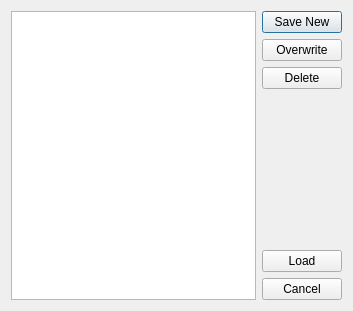
<?xml version="1.0" encoding="UTF-8"?>
<ui version="4.0">
 <class>DefaulKitManager</class>
 <widget class="QDialog" name="DefaulKitManager">
  <property name="geometry">
   <rect>
    <x>0</x>
    <y>0</y>
    <width>353</width>
    <height>311</height>
   </rect>
  </property>
  <property name="windowTitle">
   <string>Default Kit Manager</string>
  </property>
  <layout class="QHBoxLayout" name="horizontalLayout">
   <item>
    <widget class="QListWidget" name="defaultKitList">
     <property name="toolTip">
      <string>Available default kits</string>
     </property>
     <property name="whatsThis">
      <string>&lt;html&gt;&lt;head/&gt;&lt;body&gt;&lt;p&gt;&lt;span style=&quot; font-weight:600;&quot;&gt;Default kit list&lt;/span&gt;&lt;/p&gt;&lt;p&gt;&lt;br/&gt;&lt;/p&gt;&lt;p&gt;Kits listed here can be loaded into the kit editor by double-clicking, or selecting them and clicking the &lt;span style=&quot; font-style:italic;&quot;&gt;Open&lt;/span&gt; button.&lt;/p&gt;&lt;p&gt;&lt;br/&gt;&lt;/p&gt;&lt;p&gt;Kits listed in &lt;span style=&quot; font-style:italic;&quot;&gt;italics&lt;/span&gt; are built into DrumBurp and cannot be overwritten, deleted or renamed.&lt;/p&gt;&lt;/body&gt;&lt;/html&gt;</string>
     </property>
     <property name="editTriggers">
      <set>QAbstractItemView::NoEditTriggers</set>
     </property>
     <property name="showDropIndicator" stdset="0">
      <bool>false</bool>
     </property>
    </widget>
   </item>
   <item>
    <layout class="QVBoxLayout" name="verticalLayout">
     <item>
      <widget class="QPushButton" name="saveButton">
       <property name="toolTip">
        <string>Save the current kit as a new default</string>
       </property>
       <property name="whatsThis">
        <string>&lt;html&gt;&lt;head/&gt;&lt;body&gt;&lt;p&gt;&lt;span style=&quot; font-weight:600;&quot;&gt;Save a new default kit&lt;/span&gt;&lt;/p&gt;&lt;p&gt;&lt;br/&gt;&lt;/p&gt;&lt;p&gt;Save the kit currently loaded in the kit editor as a new default. You will be asked a name to save it under, then it will appear in this dialog whenever you run DrumBurp in the future.&lt;/p&gt;&lt;/body&gt;&lt;/html&gt;</string>
       </property>
       <property name="text">
        <string>Save New</string>
       </property>
      </widget>
     </item>
     <item>
      <widget class="QPushButton" name="overwriteButton">
       <property name="toolTip">
        <string>Overwrite this default kit</string>
       </property>
       <property name="whatsThis">
        <string>&lt;html&gt;&lt;head/&gt;&lt;body&gt;&lt;p&gt;&lt;span style=&quot; font-weight:600;&quot;&gt;Overwrite this default kit&lt;/span&gt;&lt;/p&gt;&lt;p&gt;&lt;br/&gt;&lt;/p&gt;&lt;p&gt;The currently selected default kit will be overwritten with the kit currently loaded into the kit editor.&lt;/p&gt;&lt;/body&gt;&lt;/html&gt;</string>
       </property>
       <property name="text">
        <string>Overwrite</string>
       </property>
      </widget>
     </item>
     <item>
      <widget class="QPushButton" name="deleteButton">
       <property name="toolTip">
        <string>Delete this default kit</string>
       </property>
       <property name="whatsThis">
        <string>&lt;html&gt;&lt;head/&gt;&lt;body&gt;&lt;p&gt;&lt;span style=&quot; font-weight:600;&quot;&gt;Delete this default kit&lt;/span&gt;&lt;/p&gt;&lt;p&gt;&lt;br/&gt;&lt;/p&gt;&lt;p&gt;Delete this default kit from the default kit list. DrumBurp builtin default kits cannot be deleted.&lt;/p&gt;&lt;/body&gt;&lt;/html&gt;</string>
       </property>
       <property name="text">
        <string>Delete</string>
       </property>
      </widget>
     </item>
     <item>
      <spacer name="verticalSpacer">
       <property name="orientation">
        <enum>Qt::Vertical</enum>
       </property>
       <property name="sizeHint" stdset="0">
        <size>
         <width>20</width>
         <height>40</height>
        </size>
       </property>
      </spacer>
     </item>
     <item>
      <widget class="QPushButton" name="openButton">
       <property name="toolTip">
        <string>Load this default kit</string>
       </property>
       <property name="whatsThis">
        <string>&lt;html&gt;&lt;head/&gt;&lt;body&gt;&lt;p&gt;&lt;span style=&quot; font-weight:600;&quot;&gt;Load default kit&lt;/span&gt;&lt;/p&gt;&lt;p&gt;&lt;br/&gt;&lt;/p&gt;&lt;p&gt;Load the currently selected default kit into the kit editor.&lt;/p&gt;&lt;/body&gt;&lt;/html&gt;</string>
       </property>
       <property name="text">
        <string>Load</string>
       </property>
      </widget>
     </item>
     <item>
      <widget class="QPushButton" name="cancelButton">
       <property name="toolTip">
        <string>Cancel this dialog</string>
       </property>
       <property name="text">
        <string>Cancel</string>
       </property>
      </widget>
     </item>
    </layout>
   </item>
  </layout>
 </widget>
 <tabstops>
  <tabstop>defaultKitList</tabstop>
  <tabstop>saveButton</tabstop>
  <tabstop>overwriteButton</tabstop>
  <tabstop>deleteButton</tabstop>
  <tabstop>openButton</tabstop>
  <tabstop>cancelButton</tabstop>
 </tabstops>
 <resources/>
 <connections>
  <connection>
   <sender>cancelButton</sender>
   <signal>clicked()</signal>
   <receiver>DefaulKitManager</receiver>
   <slot>reject()</slot>
   <hints>
    <hint type="sourcelabel">
     <x>305</x>
     <y>289</y>
    </hint>
    <hint type="destinationlabel">
     <x>176</x>
     <y>155</y>
    </hint>
   </hints>
  </connection>
  <connection>
   <sender>openButton</sender>
   <signal>clicked()</signal>
   <receiver>DefaulKitManager</receiver>
   <slot>accept()</slot>
   <hints>
    <hint type="sourcelabel">
     <x>305</x>
     <y>260</y>
    </hint>
    <hint type="destinationlabel">
     <x>176</x>
     <y>155</y>
    </hint>
   </hints>
  </connection>
  <connection>
   <sender>defaultKitList</sender>
   <signal>itemDoubleClicked(QListWidgetItem*)</signal>
   <receiver>DefaulKitManager</receiver>
   <slot>accept()</slot>
   <hints>
    <hint type="sourcelabel">
     <x>134</x>
     <y>155</y>
    </hint>
    <hint type="destinationlabel">
     <x>176</x>
     <y>155</y>
    </hint>
   </hints>
  </connection>
 </connections>
</ui>
